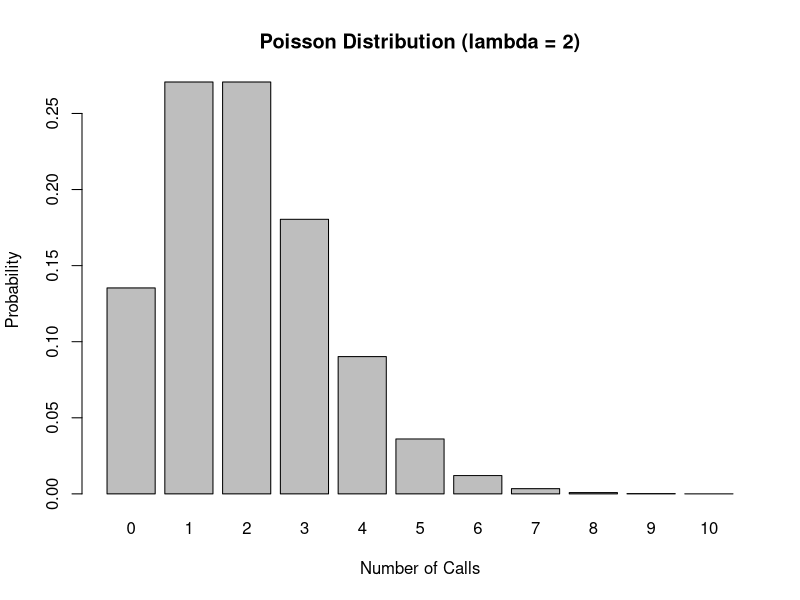

Reproduce this figure in R.
lambda <- 2  # Average rate (lambda)
k <- 3       # Number of successes (calls)

prob_call <- dpois(k, lambda = lambda)
print(prob_call)
cumulative_prob_calls <- ppois(k, lambda = lambda)
print(cumulative_prob_calls)
x_vals <- 0:10  # Range of x values
probabilities <- dpois(x_vals, lambda = lambda)

barplot(probabilities, names.arg = x_vals, xlab = "Number of Calls", ylab = "Probability", main = "Poisson Distribution (lambda = 2)")
